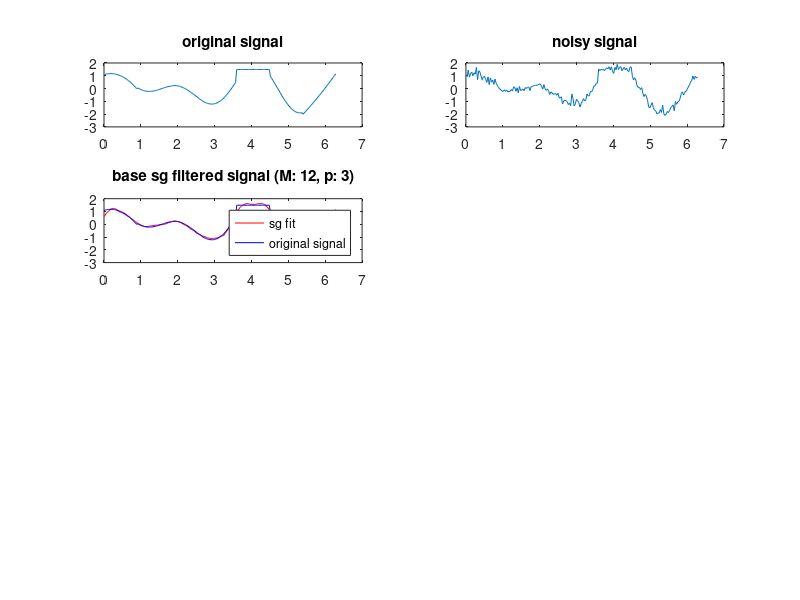

This chart was generated by the following MATLAB code: (Note: this script raises an error after producing the figure.)
%% clear
clear all;
%% defs

% base savitzky golay implementation
% from https://www.mathworks.com/matlabcentral/answers/335433-how-to-implement-savitzky-golay-filter-without-using-inbuilt-functions
function [A, H, y] = base_sg(signal, M, p)
% refer IEEE paper of Robert Schafer 'What is Savitzky Golay Filter?' for better understanding.
    len = length(signal);
    xn = [zeros(1, M), signal, zeros(1, M)];
    y = zeros(1, len);
    
    [A, H] = construct_least_sq_matrices(M, p);
    
    for i = 1:len
        in = xn(1, i : M+M+i);
        in = in(:);
        y(1,i) = H(1,:) * in; % convolution of the sgfilter's impulse response with the signal values in each window
        % we only need the first row of H -> check page 4 on the article
        % (right column)
        % H(1,:) is the flipped/time-reversed impulse response of the SG filter
    end

end

% applies at a single point only
% must pass the padded signal
function y = apply_sg(n0, extended_signal, H, M)

    window = extended_signal(n0-M : n0+M);
    window = window(:);
    y = H(1,:) * window;
end

% A and H calculation part of 
% from https://www.mathworks.com/matlabcentral/answers/335433-how-to-implement-savitzky-golay-filter-without-using-inbuilt-functions
function [A, H] = construct_least_sq_matrices(M, p)
    d = [-M : M]';
    l = length(d);
    A = zeros(l,p+1); % 2M + 1 many rows, p+1 many cols
    A(:,1) = 1;
    for i = 1:p
        A(:,i+1) = d(:,1).^i;
    end
    % disp(A)
    % disp(size(A))
    
    H = pinv(A' * A) * A';
    % disp(size(H))
end

% noise func
function noise = generate_noise(type, sigma)
    
    sigma_sq = sigma^2;
    
    switch type
        case 'lp'
            noise = sigma * (randn(size(sigma_sq)) + randn(size(sigma_sq)));
            
        case 'un'
            a = -sqrt(3) * sigma;
            b = sqrt(3) * sigma;
            noise = a + (b - a) * rand(size(sigma_sq));
            
        otherwise
            assert(0); % fail
    end
end

% noise is quoted in terms of both snr and sigma (std dev) in the article
function sigma = sigma_from_snr(signal, snr_db)
    signal_power = mean(signal(:).^2);
    snr_linear = 10^(snr_db / 10);
    noise_power = signal_power / snr_linear;
    sigma = sqrt(noise_power);
end

%% test generation
N = 200;
t = linspace(0, 2*pi, N);

true_signal = zeros(1,N);

poly_orders = [2,7,3,4,0,6,2];
% poly_orders = [3];
segment_length = N / length(poly_orders);

for i = 1:length(poly_orders)
    start_idx = round((i-1) * segment_length) + 1;
    end_idx = round(i * segment_length);
    t_segment = t(start_idx:end_idx);
    true_signal(start_idx:end_idx) = polyval(polyfit(t_segment, sin(2*t_segment) + cos(3*t_segment), poly_orders(i)), t_segment);
end

function [noise, sigma] = gen_gauss_noise(true_signal, snr)
    signal_power = mean(true_signal.^2);
    noise_power = signal_power / (10^(snr/10));
    noise = sqrt(noise_power) * randn(size(true_signal));
    % sigma = std(noise);
    sigma = sqrt(noise_power); % more optimal
end

function [noise, sigma] = gen_lapl_noise(true_signal, snr)
    signal_power = mean(true_signal.^2);
    
    noise_power = signal_power / (10^(snr/10));
    
    sigma = sqrt(noise_power);
    
    % For Laplacian distribution, std = b*sqrt(2) 
    % where b is the scale parameter
    laplacian_scale = sigma / sqrt(2);
    
    u1 = rand(size(true_signal));
    u2 = rand(size(true_signal));
    noise = laplacian_scale * (log(u1) - log(u2));
end

function [noise, sigma] = gen_unif_noise(true_signal, snr)
    signal_power = mean(true_signal.^2);
    
    noise_power = signal_power / (10^(snr/10));
    
    sigma = sqrt(noise_power);
    
    % For uniform distribution in range [-a,a], std = a/sqrt(3)
    % So a = std*sqrt(3)
    uniform_range = sigma * sqrt(3);
    
    noise = (2*rand(size(true_signal)) - 1) * uniform_range;
end

function [noise, sigma] = gen_noise(type, true_signal, snr)

    switch type
        case 'gs'
            [noise, sigma] = gen_gauss_noise(true_signal, snr);
        case 'lp'
            [noise, sigma] = gen_lapl_noise(true_signal, snr);
        case 'un'
            [noise, sigma] = gen_unif_noise(true_signal, snr);
        otherwise
            assert(0); % fail
    end % switch

end

snr = 15; % db
% noise = sigma * randn(size(true_signal));
% [gauss_noise, sigma] = gen_gauss_noise(true_signal, snr);
[noise, sigma] = gen_noise('lp', true_signal, snr);
noisy_signal = true_signal + noise;

%% main

%
% PARAMETERS:
% base sg params:
M = 12; p = 3; 
% optim params
p_min = 0; p_max = 7;
M_min = 4; M_max = 20;

%
% PLOTTING PARAMS
grid_r = 4; grid_c = 2; 


figure;
% orig signal
subplot(grid_r, grid_c, 1);
plot(t, true_signal);
title("original signal");

% nosiy signal
subplot(grid_r, grid_c, 2);
plot(t, noisy_signal);
title("noisy signal");

% sg filtered signal
subplot(grid_r, grid_c, 3);

[A, H, base_sg_res] = base_sg(noisy_signal, M, p);

plot(t, base_sg_res, 'r-');
hold on;
plot(t, true_signal, 'b-');
title(sprintf("base sg filtered signal (M: %d, p: %d)", M, p));
legend('sg fit', 'original signal');

% RISK ESTIMATES PLOT
Rs = zeros(1, length(noisy_signal));

% evaluate R at all centers of windows of size 2*M+1
for n0_i = [M+1:length(noisy_signal)-M]
    R = risk_estimate(M, n0_i, A, H, [zeros(1,M), noisy_signal, zeros(1, M)], sigma);
    Rs(n0_i) = R;
    % fprintf("Risk estimate for %d to %d: %d\n",n0-M, n0+M, R);
end

subplot(grid_r, grid_c, 4);
plot(t, Rs);
title(sprintf("Risk estimates at different window centers (M: %d, p: %d)", M, p));

% OPTIMAL ORDER PLOT
opt_orders = zeros(1, length(noisy_signal));

for n0_i = [M+1:length(noisy_signal)-M]
    [~, order] = select_opt_order(M, n0_i, noisy_signal, sigma, p_min, p_max);
    opt_orders(n0_i) = order;
end

subplot(grid_r, grid_c, 5);
plot(t, opt_orders);
title("Optimal orders at different window centers");

% OPTIMAL LENGTHS PLOT

opt_lens = zeros(1, length(noisy_signal));

% we pass the actual order of the signal based on where n0 is
% this is an ideal assumption to see how the filter length selection
% performs
segment_progress = 1;
segment = 1;

% fprintf("length section\n");
for n0_i = [1:length(noisy_signal)]
    p = poly_orders(segment); % this part ensures that we fit with the correct p
    if segment_progress > segment_length
        segment = segment + 1;
        segment_progress = 1;
    end

    [~, len] = select_opt_filt_len(p, n0_i, noisy_signal, sigma, M_min, M_max);
    opt_lens(n0_i) = len;
end

subplot(grid_r, grid_c, 6);
plot(t, opt_lens);
title("Optimal filter lengths at different window centers");

% SIMULTANEOUS OPTIMIZATION PLOT
sim_opt_lens = zeros(1, length(noisy_signal));
sim_opt_ords = zeros(1, length(noisy_signal));

for n0_i = [1:length(noisy_signal)]
    [~, p, m] = simult_optim(n0_i, noisy_signal, sigma, p_min, p_max, M_min, M_max);
    sim_opt_ords(n0_i) = p;
    sim_opt_lens(n0_i) = m;
    % fprintf("p: %d, m: %d\n", p, m);
end % for: n0

subplot(grid_r, grid_c, 7);
plot(t, sim_opt_lens, "g");
title("Simulatenously optimized filter lengths");

subplot(grid_r, grid_c, 8);
plot(t, sim_opt_ords, "g");
title("Simulatenously optimized orders");


% SG WITH SIMULT OPTIM

% todo: calculate A and H only once and pass them to the simult optim
% result
figure;

filtered_signal = zeros(1, length(noisy_signal));

for n0 = [1:length(noisy_signal)]
    [~, p, m] = simult_optim(n0, noisy_signal, sigma, p_min, p_max, M_min, M_max);
    [~, H] = construct_least_sq_matrices(m, p);
    filtered_signal(n0) = apply_sg(n0+m, [zeros(1,m), noisy_signal, zeros(1,m)], H, m);
end

plot(t, filtered_signal, "r-");
hold on;
title("SG with simult optimizations");
% plot(t, noisy_signal, "cyan");
plot(t, true_signal, "black", "LineWidth",2);
plot(t, base_sg_res, "green");
legend('adaptive fit', 'actual signal', 'base sg fit');

% TODO: calculate the error between the signal and the fits

%% paper's algo's implementation

% A and H come from least squares regression
% this is formula 15 from the paper
% GUE-MSE (general unbiased estimate of mean squared error)
% !!!! n0 has to be the center of the window
function R = risk_estimate(M, n0, A, H, signal, sigma)
    % fprintf("dims A: %dx%d ", size(A,1), size(A,2));
    % fprintf("dims H: %dx%d ", size(H,1), size(H,2));
    % fprintf("dims signal: %dx%d\n", size(signal,1), size(signal,2));

    sigma_sq = sigma * sigma;
    wind_size = 2*M + 1;
    % fprintf("n0: %d, M: %d\n", n0, M);
    x = signal(n0-M:n0+M)'; % signal window transposed

    term1 = norm(A * H * x)^2;
    term2 = -2 * x' * H' * A' * x;
    term3 = 2 * sigma_sq * sum( diag(H' * A') );
    term4 = norm(x)^2;

    R = (1/wind_size) * (term1 + term2 + term3 + term4) - sigma_sq;
end

function [R_min, p_opt] = select_opt_order(M, n0, signal, sigma, p_min, p_max)
    % todo: use the arguments or whatever thing matlab has for param
    % checking
    assert(2*M > p_max); % require
    assert(p_max > p_min);

    Rs = zeros(1, p_max - p_min + 1);
    % disp(Rs)
    % p = p_min;

    for p = p_min : p_max
        % disp(p);
        [A, H] = construct_least_sq_matrices(M, p);
        % TODO: SHOULD WE NOT BE PADDING THE SIGNAL BELOW???!!!
        Rs(p - p_min + 1) = risk_estimate(M, n0, A, H, signal, sigma);
        % disp(Rs);
    end

    [R_min, p_opt] = min(Rs); % p_opt is assigned the index of the min. R val's order, it is not necessarily the min order
    p_opt = p_opt + p_min - 1; % must add p_min to get the correct order, -1 since arrays start at index 1 in matlab
end

function [R_min, M_opt] = select_opt_filt_len(p, n0, signal, sigma, M_min, M_max)

    assert(2*M_min > p);
    assert(M_max > M_min);
    
    Rs = zeros(1, M_max - M_min + 1);
    
    for m = M_min : M_max
        [A, H] = construct_least_sq_matrices(m, p);
        % we pad the signal so that we can calculate the filter lengths at
        % the beginning and the end
        % we need to pass n0+m since we padded the signal
        Rs(m - M_min + 1) = risk_estimate(m, n0+m, A, H, [zeros(1, m), signal, zeros(1, m)], sigma);
    end

    [R_min, M_opt] = min(Rs); % M_opt is assigned the index where we ge tthe min R val. We need to add M_min to get the real
    % disp(Rs);
    % fprintf("M_opt: %d\n", M_opt);
    M_opt = M_opt + M_min - 1;
end

% this is the G-FL-O algo
function [R_min, p_opt, M_opt] = simult_optim(n0, signal, sigma, p_min, p_max, M_min, M_max)

    assert(2*M_min > p_max);
    assert(M_max > M_min);
    assert(p_max > p_min);
    
    Rs = zeros(p_max - p_min + 1, M_max - M_min +1);

    for p = p_min : p_max
        for m = M_min : M_max

            [A, H] = construct_least_sq_matrices(m, p);
            Rs(p - p_min + 1, m - M_min + 1) = risk_estimate(m, n0+m, A, H, [zeros(1,m), signal, zeros(1,m)], sigma);
            % fprintf("p: %d, m: %d, R: %d\n", p, m, Rs(p - p_min + 1, m - M_min + 1));
        end % for: M
    end % for: p

    [R_min, min_flat_idx] = min( Rs(:) ); % this get shte flattened vector's index
    [p_opt, M_opt] = ind2sub(size(Rs), min_flat_idx); % we convert it to matrix index
    p_opt = p_opt + p_min -1;
    M_opt = M_opt + M_min -1;
end